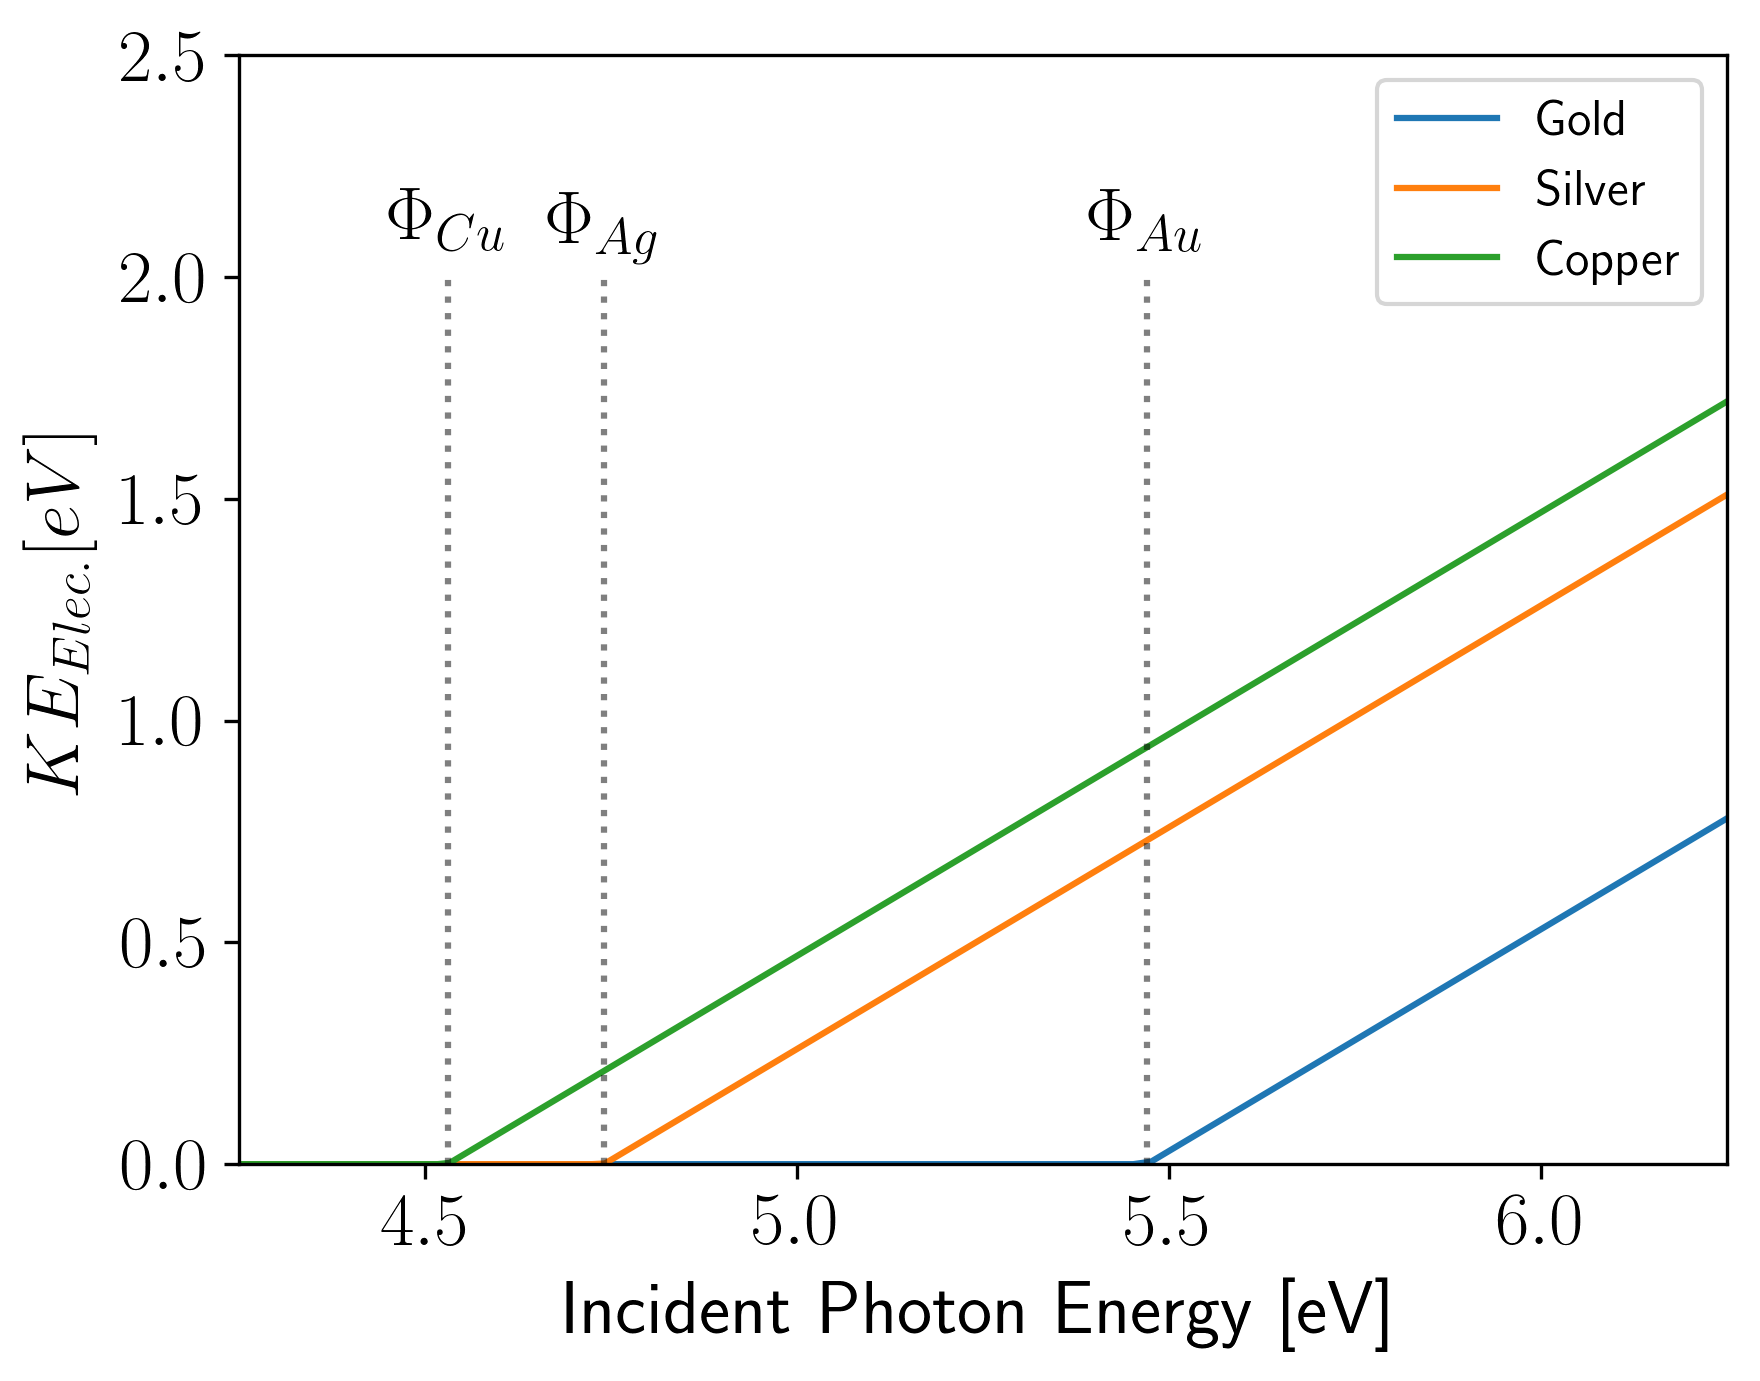

The Python source for this figure:
#!/usr/bin/env python3
# -*- coding: utf-8 -*-
"""
Created on Fri Jan 18 08:35:20 2019

@author: pickering
"""

import numpy as np
import scipy as sp
import matplotlib.pyplot as plt


plt.rc('text', usetex=True)
plt.rc('font', family='sans-serif')

h = 6.626E-34
c = 3E8
temp = 5777
k = 1.38E-23
e = 1.6E-19
plt.close('all')


wavelength_nm = np.linspace(0,500,500)
energy_eV = 1240/wavelength_nm

wf_gold = 5.47
wf_silver = 4.74
wf_copper = 4.53

ke_gold = energy_eV-wf_gold
ke_silver = energy_eV-wf_silver
ke_copper = energy_eV-wf_copper

ke_gold[ke_gold<0]=0
ke_silver[ke_silver<0]=0
ke_copper[ke_copper<0]=0
   
plt.figure()

plt.plot(energy_eV,ke_gold, label=r'Gold')
plt.plot(energy_eV,ke_silver, label=r'Silver')
plt.plot(energy_eV,ke_copper, label=r'Copper')
plt.plot([wf_gold,wf_gold],[0,2],ls=":",alpha=0.5,color='k')
plt.plot([wf_silver,wf_silver],[0,2],ls=":",alpha=0.5,color='k')
plt.plot([wf_copper,wf_copper],[0,2],ls=":",alpha=0.5,color='k')
plt.text(wf_gold, 2.1, r'$\Phi_{\text{Au}}$',ha='center',va='center')
plt.text(wf_silver, 2.1, r'$\Phi_{\text{Ag}}$',ha='center',va='center')
plt.text(wf_copper, 2.1, r'$\Phi_{\text{Cu}}$',ha='center',va='center')

plt.ylim(0,2.5)
plt.xlim(4.25,6.25)
plt.xlabel(r'Incident Photon Energy [eV]')
plt.ylabel(r'$KE_{Elec.} [eV]')
plt.legend(fontsize=12)

plt.savefig('photoelectric.png',bbox_inches='tight',dpi=300)